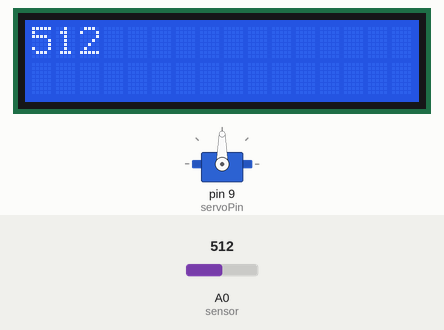
The sketch below on a simulated Arduino Uno, built with avr-gcc and run on an emulated ATmega328P. On the bench: 16×2 character LCD, servo. Inputs (shaded band) come from the test bench; at power-on: A0 (sensor) = 512. What the sketch prints to the serial monitor is not drawn.

Above: at 5.6 s.
5.7 s: A0 (sensor) set to 486
At 10.6 s:
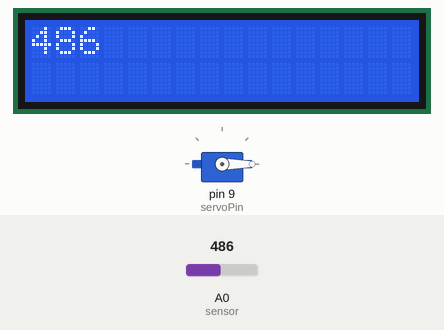
13.2 s: A0 (sensor) set to 582
At 15.9 s:
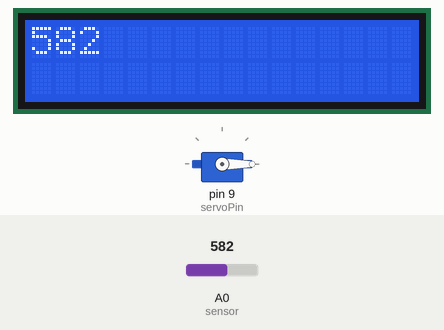
20.7 s: A0 (sensor) set to 617
At 26.3 s:
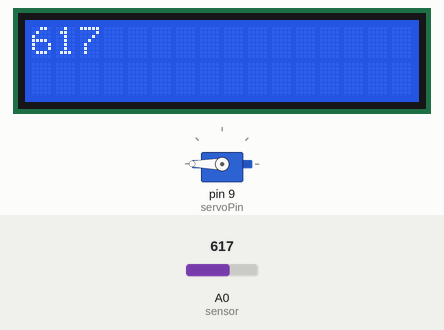
Timing chart, 0 to 27.8 s (numbered marks = the images above; inputs shaded):
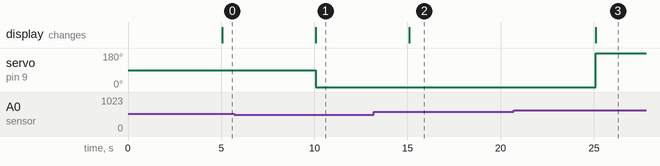

Measured:
- the behaviour switches between 501 and 500 on A0 (sensor) (found by bisection; images 0 and 1)
- the behaviour switches between 599 and 600 on A0 (sensor) (found by bisection; images 2 and 3)
- after the input at 5.7 s, servo on pin 9 (servoPin): 90° → 0° after 4.4 s; the display: changes after 4.4 s (image 1)
- after the input at 13.2 s, the display: changes after 1.9 s (image 2)
- after the input at 20.7 s, servo on pin 9 (servoPin): 0° → 180° after 4.4 s; the display: changes after 4.4 s (image 3)

The sketch:

sketch_nov16a.ino
```cpp
#include <LiquidCrystal_I2C.h>
#include <Wire.h>
#include <Servo.h>

LiquidCrystal_I2C lcd(0X27,16,2);
int sensor = A0;
Servo myServo;
int servoPin = 9;

void setup() {
  // put your setup code here, to run once:
  lcd.begin();
  Serial.begin(9600);
  myServo.attach(servoPin);

}

void loop() {
  // put your main code here, to run repeatedly:
  delay(5000);
  int servo;
  int readVal = analogRead(sensor);
  Serial.println(readVal);
  lcd.clear();
  lcd.print(readVal);
  if (readVal >= 600)
  {
    myServo.write(180);
  }else if (readVal <= 500)
  {
    myServo.write(0);
  }

}
```
